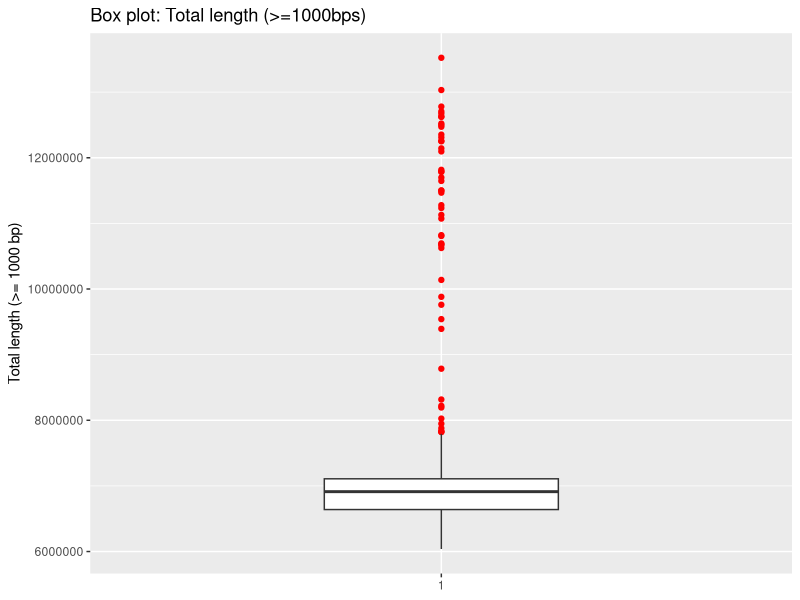

Reproduce this figure in R. (Note: this script raises an error after producing the figure.)
## ---- chunk 1
knitr::opts_chunk$set(echo = TRUE)
library(readr)
library(tidyr)
## ---- chunk 2
setwd("C:/Users/Rutuja Chhajed/OneDrive - Nexus365/CGPS/CGPS-rutuja")
data <- read_csv("data.csv", trim_ws = FALSE)

## ---- chunk 3

table(data$confindr.contam_status.check_result)
d1<-subset(data, data$confindr.contam_status.check_result=="FAILURE"&data$confindr.percentage_contamination.metric_value>5)
length(unique(d1$sample_name))## samples that failed the contamination check and have >5% contamination. 


#Plotting to see the distribution of contamination percentages in passed and failed samples
#library(ggplot2)
#ggplot(data, aes(x=factor(confindr.contam_status.check_result),y=confindr.percentage_contamination.metric_value)) + 
  #geom_boxplot()

#fail<-subset(data,data$confindr.contam_status.check_result=="FAILURE")
#hist(fail$confindr.percentage_contamination.metric_value)#Histogram to better see distribution of contamination percentages
rm(fail)#removing dataframe
rm(d1)#removing dataframe
## ---- chunk 4
d2<-subset(data, data$`quast.# contigs (>= 1000 bp).metric_value` >=50 & data$quast.N50.metric_value>=750000)
rm(d2)
## ---- chunk 5
library(stringr)
library(dplyr)

nums <- unlist(lapply(data, is.numeric))  #Selecting numeric variables

colnames(data)[nums]<-gsub("quast.","",colnames(data[,nums]), ignore.case = TRUE) #Replacing "quast" by ""
colnames(data)[nums]<-gsub(".metric_value","",colnames(data[,nums]), ignore.case = TRUE) #Replacing "metric" by ""

data <- data %>%
  rename(contamination_percent=confindr.percentage_contamination)

print(colnames(data))
## ---- chunk 6
library(ggplot2)
options(scipen=10000)
p <- ggplot(data, aes(x = factor(1), y = `Total length (>= 1000 bp)`)) + 
  geom_boxplot(width = 0.4, fill = "white",outlier.colour = "red") + labs(x = NULL)  +ggtitle("Box plot: Total length (>=1000bps)")+theme_gray()
p
## ---- chunk 7

#Only for numeric variables
col.nums<-unlist(sapply(data[1,],is.numeric))
d3<-pivot_longer(data,which(col.nums==TRUE),names_to = "metric",values_to = "value")
final_data<-d3[,c("sample_name","metric","value")]
head(final_data)

#For all metrics
d4<-sapply(data, as.character)
d4<-as.data.frame(d4)

d5<-pivot_longer(d4,2:12,names_to = "metric",values_to = "value")
final_data1<-d5[,c("sample_name","metric","value")]
head(final_data1)
## ---- chunk 8
# Basic violin 
final_data$metric<-as.factor(final_data$metric)
p <- ggplot(final_data, aes(x=factor(1), y=as.numeric(value)),fill='white') + 
  geom_violin()+ facet_wrap(~metric,  scales = "free_y")+ylab("Value")+xlab("") +geom_jitter(width=0.15, alpha=0.08,color='blue')+theme_gray()

p

